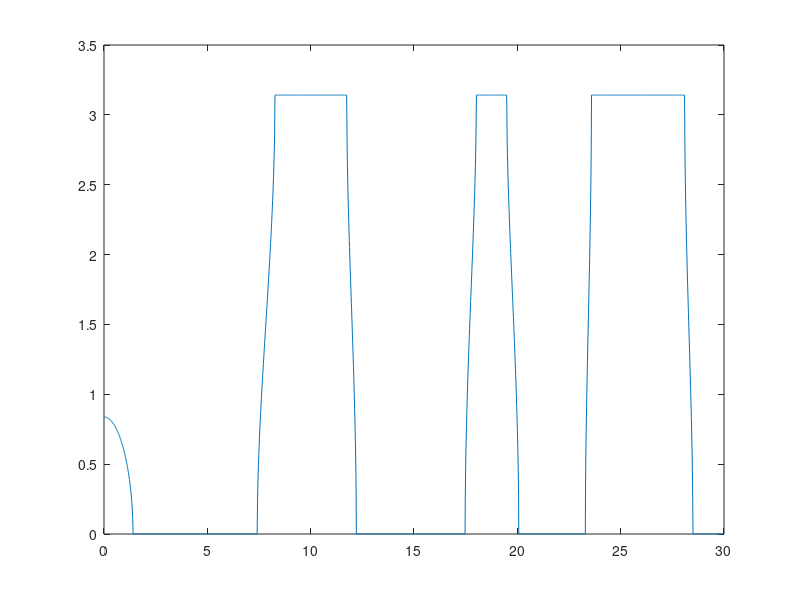

Write MATLAB code to recreate this figure. (Note: this script raises an error after producing the figure.)
%srivastavajmps16 Figure 2
clc;
clear;
w=8*2*pi*10^5;
mu1=8*10^10;
mu2=3*10^9;
ro1=8000;
ro2=1180;
h1=0.0013;
h2=0.003;
h=h1+h2;
coef11=(ro1/mu1)*(w^2);
coef12=(ro2/mu2)*(w^2);

limsup=30;
imK2h=0:0.01:limsup;
K2=-i*imK2h/h;
k11=sqrt(coef11-(K2.^2));
k12=sqrt(coef12-(K2.^2));
num2=mu2*k12;
num1=mu1*k11;
coefaux1=num2./num1;
coefaux2=num1./num2;
coefaux=coefaux1+coefaux2;


trM1=cos(h2*k12).*cos(h1*k11);
trM2=0.5*coefaux.*sin(h2*k12).*sin(h1*k11);
trM=trM1-trM2;
atrM=acos(trM);
iatrM=imag(acos(trM));
ratrM=real(acos(trM));

l1=plot(imK2h,ratrM);
l1.Color='blue';
hold on
l2=plot(imK2h, iatrM);
l2.Color='green';
legend({'real(K1h)','imag(K1h)'},'Location','southwest')
xlabel('imag(k2h)'); 
ylabel('K1h'); 
headline='f='+string(w/(2*pi*1000))+' kHz';
prompt=text(limsup/10, max(max(ratrM),max(iatrM)), headline);
grid;
